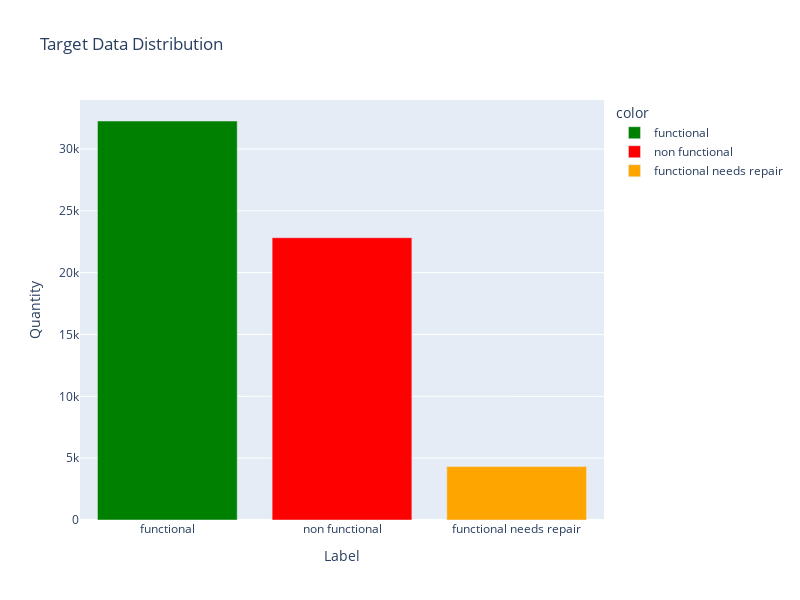

Notebook code for this chart:
### Code cell
bar = px.bar(x=value_count.index, y=value_count, color_discrete_sequence=color_list, 
    color=value_count.index, title="Target Data Distribution", hover_name=value_count,
    width= 800, height=600
)
bar.update_xaxes(title_text="Label")
bar.update_yaxes(title_text="Quantity")

### Figure 1 — Plotly figure (JSON) as saved in the notebook; plotly's stock layout.template omitted (floating-point values rounded to 4 significant figures)
{"data": [{"alignmentgroup": "True", "hovertemplate": "<b>%{hovertext}</b><br><br>color=functional<br>x=%{x}<br>y=%{y}<extra></extra>", "hovertext": [32259], "legendgroup": "functional", "marker": {"color": "green", "pattern": {"shape": ""}}, "name": "functional", "offsetgroup": "functional", "orientation": "v", "showlegend": true, "textposition": "auto", "type": "bar", "x": ["functional"], "xaxis": "x", "y": [32259], "yaxis": "y"}, {"alignmentgroup": "True", "hovertemplate": "<b>%{hovertext}</b><br><br>color=non functional<br>x=%{x}<br>y=%{y}<extra></extra>", "hovertext": [22824], "legendgroup": "non functional", "marker": {"color": "red", "pattern": {"shape": ""}}, "name": "non functional", "offsetgroup": "non functional", "orientation": "v", "showlegend": true, "textposition": "auto", "type": "bar", "x": ["non functional"], "xaxis": "x", "y": [22824], "yaxis": "y"}, {"alignmentgroup": "True", "hovertemplate": "<b>%{hovertext}</b><br><br>color=functional needs repair<br>x=%{x}<br>y=%{y}<extra></extra>", "hovertext": [4317], "legendgroup": "functional needs repair", "marker": {"color": "orange", "pattern": {"shape": ""}}, "name": "functional needs repair", "offsetgroup": "functional needs repair", "orientation": "v", "showlegend": true, "textposition": "auto", "type": "bar", "x": ["functional needs repair"], "xaxis": "x", "y": [4317], "yaxis": "y"}], "layout": {"barmode": "relative", "height": 600, "legend": {"title": {"text": "color"}, "tracegroupgap": 0}, "title": {"text": "Target Data Distribution"}, "width": 800, "xaxis": {"anchor": "y", "domain": [0, 1], "title": {"text": "Label"}}, "yaxis": {"anchor": "x", "domain": [0, 1], "title": {"text": "Quantity"}}}}
